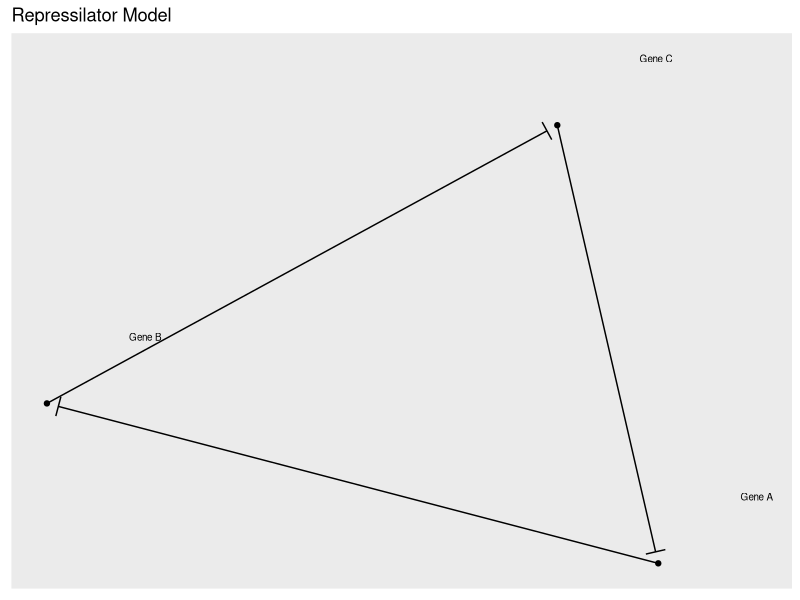
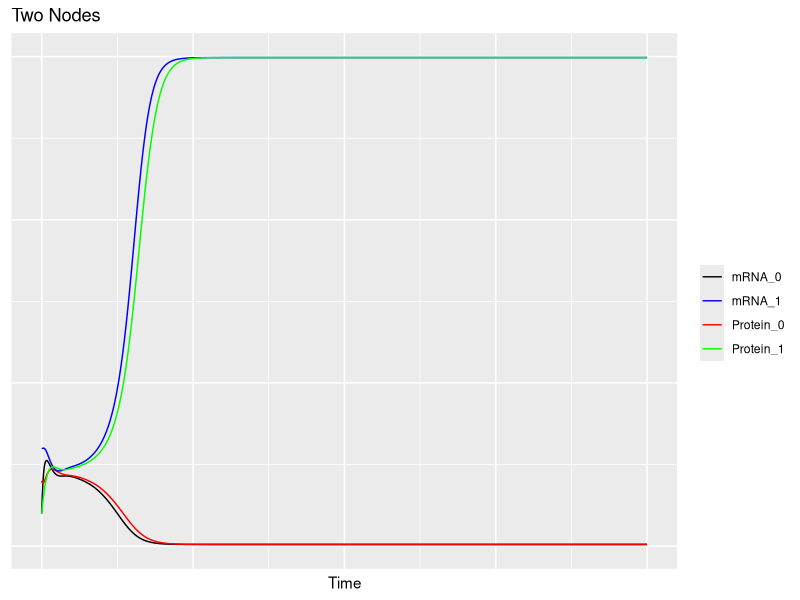
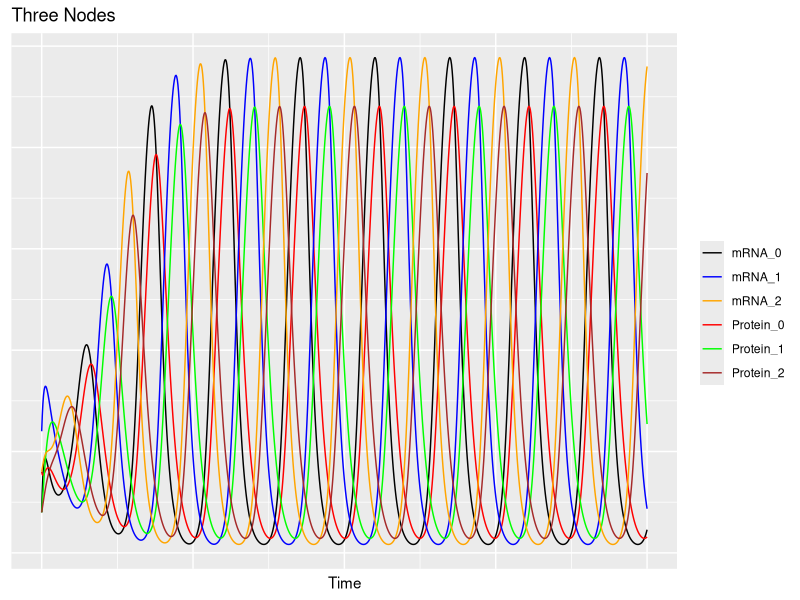

These charts were generated, in order, by the following R code:
#MIT License
#Copyright (c) 2020 Octavio Gonzalez-Lugo 

#Permission is hereby granted, free of charge, to any person obtaining a copy
#of this software and associated documentation files (the "Software"), to deal
#in the Software without restriction, including without limitation the rights
#to use, copy, modify, merge, publish, distribute, sublicense, and/or sell
#copies of the Software, and to permit persons to whom the Software is
#furnished to do so, subject to the following conditions:
#The above copyright notice and this permission notice shall be included in all
#copies or substantial portions of the Software.
#THE SOFTWARE IS PROVIDED "AS IS", WITHOUT WARRANTY OF ANY KIND, EXPRESS OR
#IMPLIED, INCLUDING BUT NOT LIMITED TO THE WARRANTIES OF MERCHANTABILITY,
#FITNESS FOR A PARTICULAR PURPOSE AND NONINFRINGEMENT. IN NO EVENT SHALL THE
#AUTHORS OR COPYRIGHT HOLDERS BE LIABLE FOR ANY CLAIM, DAMAGES OR OTHER
#LIABILITY, WHETHER IN AN ACTION OF CONTRACT, TORT OR OTHERWISE, ARISING FROM,
#OUT OF OR IN CONNECTION WITH THE SOFTWARE OR THE USE OR OTHER DEALINGS IN THE
#SOFTWARE.
#@author: Octavio Gonzalez-Lugo

###############################################################################
# Loading packages 
###############################################################################

library(deSolve)
library(ggplot2)
library(tidygraph)
library(ggraph)

###############################################################################
# Plot Functions
###############################################################################

Make2NodeRepressilatorModelPlot<-function(inputData,PlotTitle){
  #Returns a ggplot
  #inputData  -> model data
  #PlotTitle  -> Title for the plot
  ModelData<-inputData
  
  graphContainer<-ggplot(data=ModelData,aes(x=Time,y=mRNA_0,color="mRNA_0"))+geom_line()+
    geom_line(aes(y=Protein_0,color="Protein_0"))+
    geom_line(aes(y=mRNA_1,color="mRNA_1"))+
    geom_line(aes(y=Protein_1,color="Protein_1"))+
    scale_color_manual(values=c("mRNA_0"="black","Protein_0"="red","mRNA_1"="blue","Protein_1"="green"))+
    labs(title=PlotTitle,color=" ")+
    theme(axis.title.y = element_blank(),axis.text.y = element_blank(),axis.ticks.y = element_blank(),axis.text.x = element_blank(),axis.ticks.x = element_blank())
  show(graphContainer)
}

Make3NodeRepressilatorModelPlot<-function(inputData,PlotTitle){
  #Returns a ggplot
  #inputData  -> model data
  #ColumNames -> Names for the columns in the data
  #PlotTitle  -> Title for the plot
  ModelData<-inputData
  
  graphContainer<-ggplot(data=ModelData,aes(x=Time,y=mRNA_0,color="mRNA_0"))+geom_line()+
    geom_line(aes(y=Protein_0,color="Protein_0"))+
    geom_line(aes(y=mRNA_1,color="mRNA_1"))+
    geom_line(aes(y=Protein_1,color="Protein_1"))+
    geom_line(aes(y=mRNA_2,color="mRNA_2"))+
    geom_line(aes(y=Protein_2,color="Protein_2"))+
    scale_color_manual(values=c("mRNA_0"="black","Protein_0"="red","mRNA_1"="blue","Protein_1"="green","mRNA_2"="orange","Protein_2"="brown"))+
    labs(title=PlotTitle,color=" ")+
    theme(axis.title.y = element_blank(),axis.text.y = element_blank(),axis.ticks.y = element_blank(),axis.text.x = element_blank(),axis.ticks.x = element_blank())
  show(graphContainer)
}


displayGraph<-function(graphElement,labels,PlotTitle){
  #Returns a gggraph
  #modelData -> dataframe with the integration results of a LIDEL model
  #labels -> labels for each node in the graph
  #PlotTitle -> Title for the plot
  net<-ggraph(graph,layout = 'fr', weights = weight) + 
    geom_edge_link(arrow=arrow(angle=90,length=unit(0.1,"inches")),end_cap = circle(3, 'mm')) + 
    geom_node_point()+
    geom_node_text(aes(label=labels),size=2.5,nudge_x = 0.15 ,nudge_y = 0.15)+
    labs(title=PlotTitle,color=" ")
  show(net)
}

###############################################################################
# Graphs
###############################################################################

labels<-c("Gene A",
          "Gene B",
          "Gene C")

modelGraph<-data.frame(from =c(1,2,3),to = c(2,3,1),weight = rep(1,3))
graph <- as_tbl_graph(modelGraph)

displayGraph(graph,labels,"Repressilator Model")

###############################################################################
#Solver function
###############################################################################

solveModel<- function(Model,InitialConditions,ModelParameters,ColumnNames,MinMax){
  #Solves numerically an ODE system model,returns a formated dataframe
  #Model             -> function, Model to be solved
  #InitialConditions -> list, Initial conditions for the ODE system 
  #ModelParameters   -> list, Parameters of the ODE model 
  #ColumnNames       -> list, names of the columns for the dataframe 
  #MinMax            -> bool, controlls if a minmax normalization is applied to the data. 
  times <- seq(0, 100, by = 0.1)
  out <- ode(InitialConditions,times,Model,ModelParameters,method="rk4")
  if (MinMax){
    dims<-dim(out)
    for (k in 2:dims[2]){
      out[,k]<-MinMaxNormalization(out[,k])
    }
  }
  ModelData<-data.frame(out)
  colnames(ModelData)<-ColumnNames
  ModelData
}

###############################################################################
#Helper functions
###############################################################################

mrna<-function(m,p,alpha,alpha0,n){
  dmdt<--m+alpha/(1+p**n)+alpha0
  dmdt
}

prt<-function(m,p,beta){
  dpdt<--beta*(p-m)
  dpdt
}

###############################################################################
#Models
###############################################################################

TwoNodeRepressilator <- function(t,Y,params){
  
  #Simple organic matter decomposition model 
  #t      -> integration time value 
  #
  #Y      -> list Values for the function to be evaluated 
  #          Y[1],Y[2]-> mRNA and protein content of gene 1
  #          Y[3],Y[4]-> mRNA and protein content of gene 2
  #
  #params -> Parameters of the ODE system model 
  #          alpha     -> protein copies per cell produced from a give promoter type
  #          alpha0    -> leakiness of the promoter 
  #          beta      -> ratio protein to mRNA decay
  #          n         -> Hill coefficient    
  
  with(as.list(c(Y,params)),{
    
    dr1dt=mrna(Y[1],Y[4],alpha,alpha0,n)
    dp1dt=prt(Y[1],Y[2],beta)
    dr2dt=mrna(Y[3],Y[2],alpha,alpha0,n)
    dp2dt=prt(Y[3],Y[4],beta)
    
    list(c(dr1dt,dp1dt,dr2dt,dp2dt))
  })
}

params <- c(alpha=15,beta=1,n=2.1,alpha0=0)
Y <- c(1,2,3,1)
columnNames<-c("Time","mRNA_0","Protein_0","mRNA_1","Protein_1")
twoNodeData<-solveModel(TwoNodeRepressilator,Y,params,columnNames,FALSE)
Make2NodeRepressilatorModelPlot(twoNodeData,"Two Nodes")

###############################################################################
#Models
###############################################################################

ThreeNodeRepressilator <- function(t,Y,params){
  
  #Simple organic matter decomposition model 
  #t      -> integration time value 
  # 
  #Y      -> list Values for the function to be evaluated 
  #          Y[1],Y[2]-> mRNA and protein content of gene 1
  #          Y[3],Y[4]-> mRNA and protein content of gene 2
  #          Y[5],Y[6]-> mRNA and protein content of gene 2
  #
  #params -> Parameters of the ODE system model 
  #          alpha     -> protein copies per cell produced from a give promoter type
  #          alpha0    -> leakiness of the promoter 
  #          beta      -> ratio protein to mRNA decay
  #          n         -> Hill coefficient    
  
  #    
  with(as.list(c(Y,params)),{
    
    dr1dt=mrna(Y[1],Y[4],alpha,alpha0,n)
    dp1dt=prt(Y[1],Y[2],beta)
    dr2dt=mrna(Y[3],Y[6],alpha,alpha0,n)
    dp2dt=prt(Y[3],Y[4],beta)
    dr3dt=mrna(Y[5],Y[2],alpha,alpha0,n)
    dp3dt=prt(Y[5],Y[6],beta)
    
    list(c(dr1dt,dp1dt,dr2dt,dp2dt,dr3dt,dp3dt))
  })
}

params <- c(alpha=15,beta=1,n=2.1,alpha0=0)
Y <- c(1,2,3,1,2,1)
columnNames<-c("Time","mRNA_0","Protein_0","mRNA_1","Protein_1","mRNA_2","Protein_2")
threeNodeData<-solveModel(ThreeNodeRepressilator,Y,params,columnNames,FALSE)
Make3NodeRepressilatorModelPlot(threeNodeData,"Three Nodes")
